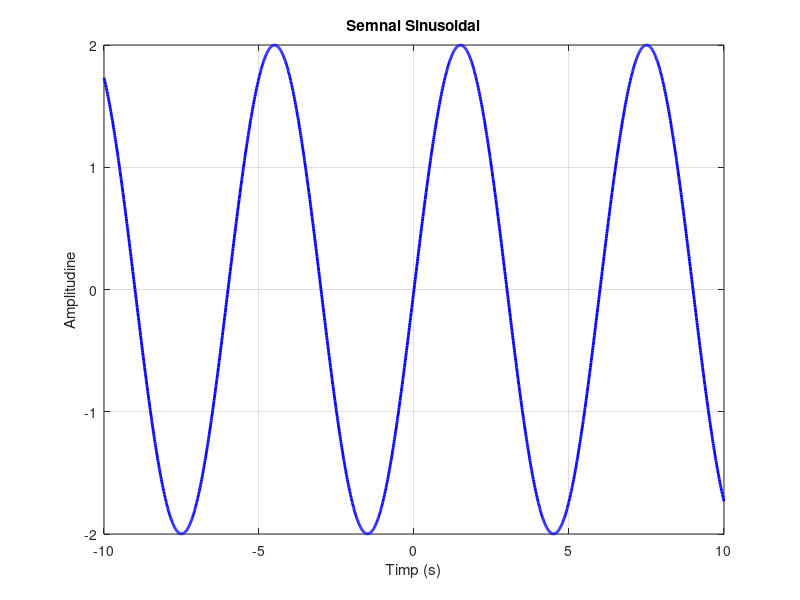

Write MATLAB code to recreate this figure.
% Definirea expresiei semnalului sinusoidal
A = 2; % Amplitudinea semnalului
f = 1/6; % Frecvența semnalului (1 perioadă la fiecare 6 secunde)
omega = 2*pi*f; % Pulsatia semnalului

% Definirea intervalului de timp
t = -10:0.01:10; % De la -10 la 10 secunde, cu pasul de eșantionare de 0.01 secunde

% Calculul semnalului sinusoidal
x = A * sin(omega * t);

% Afișarea semnalului sinusoidal
plot(t, x, 'b', 'LineWidth', 2);
xlabel('Timp (s)');
ylabel('Amplitudine');
title('Semnal Sinusoidal');
grid on;
